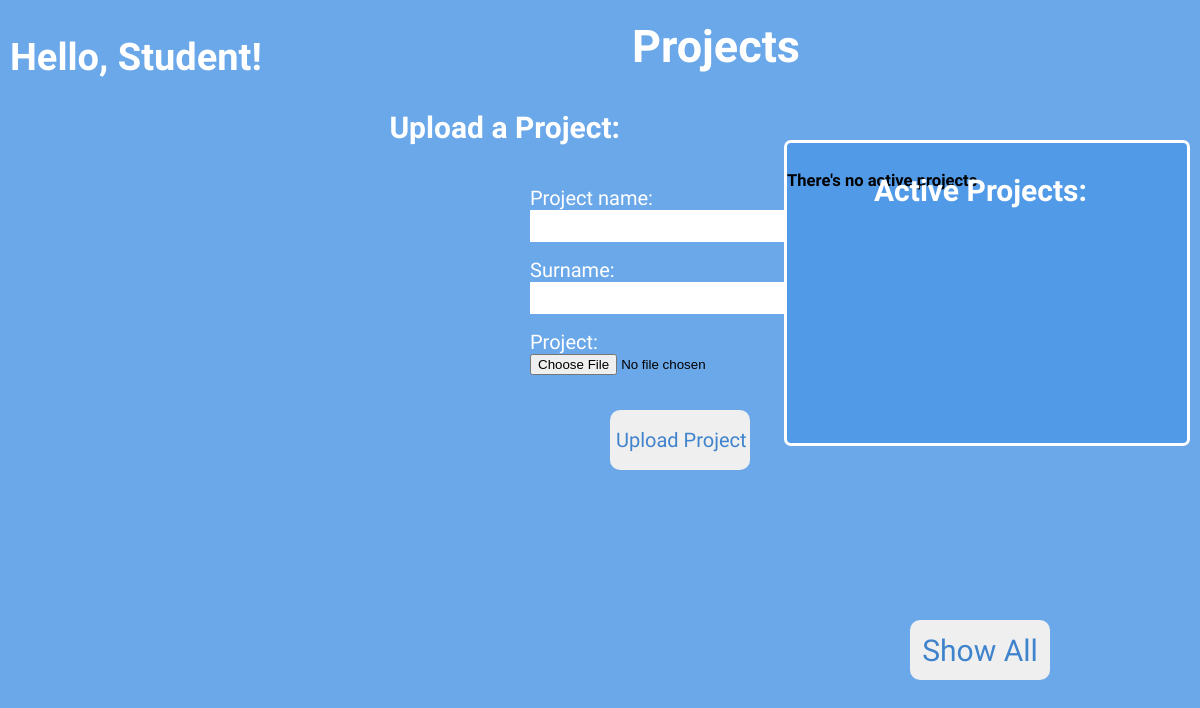
/student-pannel, run on an earlier commit of the app's database.
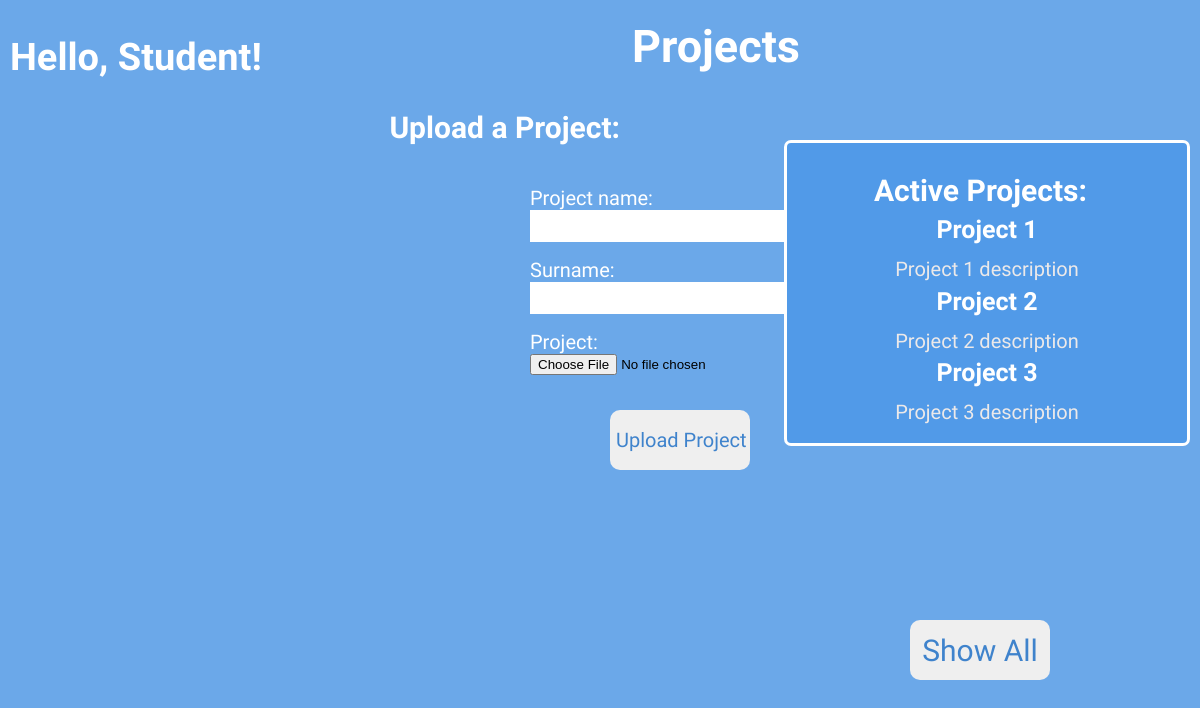
And on a later commit of the database.
### frontend/models.py (models this page shows, shortened)
class ProjectToCreate(models.Model):
    project_name = models.CharField(max_length=50)
    subject = models.CharField(max_length=50)
    teacher = models.CharField(max_length=30)
    _class = models.CharField(max_length=3)
    description = models.TextField(max_length=300, blank = True)
    deadline = models.DateField()

### frontend/views.py (the view)
# urls.py: path('student-pannel', student_pannel, name='student_pannel'),
def student_pannel(request):
    active_projects = ProjectToCreate.objects.all()
    if request.method =='POST':
        upload_project = UploadProjectForm(request.POST)
        if upload_project.is_valid: # message 'zadanie oddano', oddane value = True
            print('tu bedzie konfiguracja pliku')
    else:
        upload_project = UploadProjectForm()
    return render(request, 'student_pannel.html', {'form': upload_project, 'active_projects': active_projects})

### frontend/forms.py
class UploadProjectForm(forms.ModelForm): #Form zamiast ModelForm
    class Meta:
        model = ProjectToUpload
        fields = ('project_name', 'surname', 'project', 'done')
        widgets = {'done': forms.HiddenInput()}

### frontend/templates/student_pannel.html (shortened to what this page needs)
{% load static %}
<!DOCTYPE html>
<html>
<head>
    <link rel="stylesheet" href="{% static 'frontend/style.css' %}" />
</head>
<body>
<h1 id="hello-student">Hello, Student!</h1>
<h1 id="upload">Upload a Project:</h1>
<div id="project-form">
    <form action="." method="post">
        {{ form.as_p }}
        <input type="submit" value="Upload Project">
    </form>
</div>
<h1 id="projects">Projects</h1>
<div id="active-projects">
    <h3 id="header">Active Projects:</h3>
    {% if active_projects %}
    {% for active_project in active_projects %}
    <div id="names">
        <ul>
        <li><h5 class="project-name">{{ active_project.project_name }}</h5></li>
        </ul>
    </div>
    <div id="desc">
        <ul>
        <li><p class="project-desc">{{ active_project.description }}</p></li>
        </ul>
    </div>
    {% endfor %}
    {% else %}
    <h5>There's no active projects</h5>
    {% endif %}
</div>
<a href="{% url 'frontend:all_projects' %}"><button id="show">Show All</button></a>
</body>
</html>

### frontend/static/frontend/style.css (style rules this page uses)
body { margin:0; background: #6ba8e9; overflow: hidden; }
div { height: 164px; width: 100%; }
h1 { font-family: 'Cairo', sans-serif; font-size: 38px; color: white; position: absolute; top: 30px; right: 200px; }
h3 { font-family: 'Cairo', sans-serif; font-size: 23px; color: white; text-align: center; line-height: 1.2; position: absolute; top: 185px; }
button { border: none; height: 60px; width: 140px; border-radius: 10px; font-size: 30px; font-family: 'Cairo', sans-serif; color: #3f83cc; }
form { position:absolute; top: 160px; left: 550px; }
a { text-decoration: none; color: #0f447e; }
input { width: 300px; height: 30px; border: none; display:block; }
label { font-family: 'Cairo', sans-serif; font-size: 20px; color: white; }
#active-projects { width: 400px; height: 300px; background-color: #519ae8; font-family: 'Cairo', sans-serif; font-size: 20px; position: absolute; top: 140px; right: 10px; border: solid; border-color: white; border-radius: 7px; }
#header { font-size: 25px; position: absolute; top: 0px; right: 100px; font-size: 30px; }
.project-name { font-family: 'Cairo', sans-serif; font-size: 20px; color: white; padding: 0px; font-size: 25px; }
#names { height: 5px; position: relative; top: 30px; right: 20px; text-align: center; }
ul { list-style-type: none; }
#desc { height: 5px; position: relative; text-align: center; top: 47px; right: 20px; color: rgb(236, 233, 233); }
#project-form { position: absolute; top: 10px; right: 20px; height: 200px; }
#show { position: absolute; bottom: 120px; right: 150px; }
#hello-student { position:absolute; top: 10px; left: 10px; }
#upload { position:absolute; top: 90px; right: 580px; font-size: 30px; }
#projects { font-size: 45px; position: absolute; top: -10px; right: 400px; }
input[type=submit] { border: none; height: 60px; width: 140px; border-radius: 10px; font-size: 20px; font-family: 'Cairo', sans-serif; color: #3f83cc; position: relative; top: 10px; left: 80px; }

What changed in the data, as far as the page shows it:
added ProjectToCreate: project_name "Project 1", description "Project 1 description"
added ProjectToCreate: project_name "Project 2", description "Project 2 description"
added ProjectToCreate: project_name "Project 3", description "Project 3 description"
Also different on the page:
text no longer shown: "There's no active projects"
